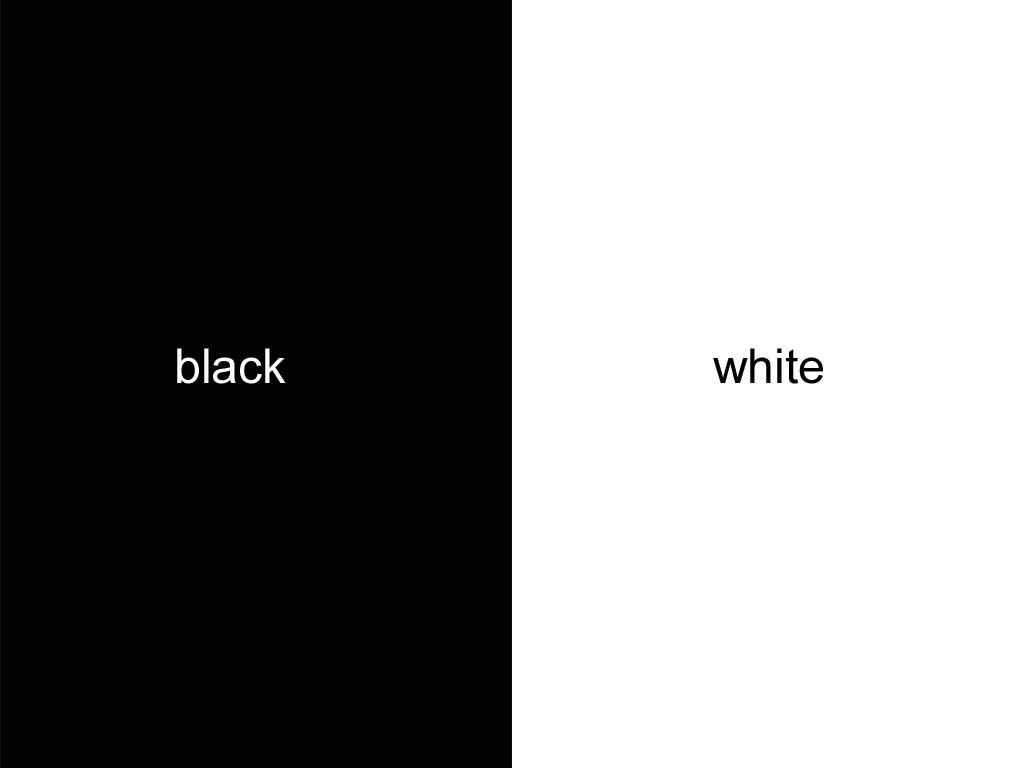
#> input picture imag1_1.jpg, 1024 x 768 px
$ python 09_Bitwise_Operations.py
#> lines starting #> are read from the running program, lines starting #| are printed output that depends on the picture
import cv2
import  numpy as np

img1 = np.zeros((250,500,3), np.uint8)
img1 = cv2.rectangle(img1,(200,0),(300,100),(255,255,255),-1)
img2 = cv2.imread("imag1_1.jpg")
#> img2 is the input picture: shape (768, 1024, 3); min 0, max 255, mean 128

img1 = cv2.resize(img1,(512,512))
img2 = cv2.resize(img2,(512,512))
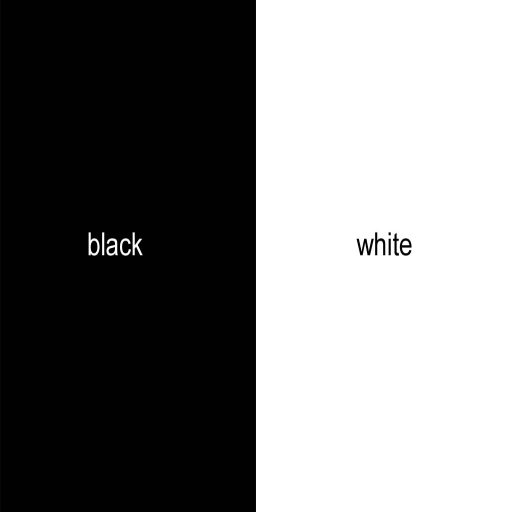
#> img2: shape (512, 512, 3); min 0, max 255, mean 128
# bitAnd = cv2.bitwise_and(img2,img1)
# bitOr = cv2.bitwise_or(img2,img1)
# bitxor = cv2.bitwise_xor(img2,img1)
bitNot1 = cv2.bitwise_not(img1)
bitNot2 = cv2.bitwise_not(img2)
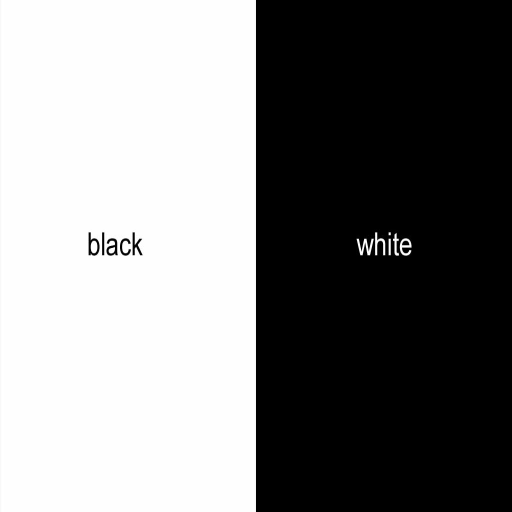
#> bitNot2: shape (512, 512, 3); min 0, max 255, mean 127

cv2.imshow("img1", img1)
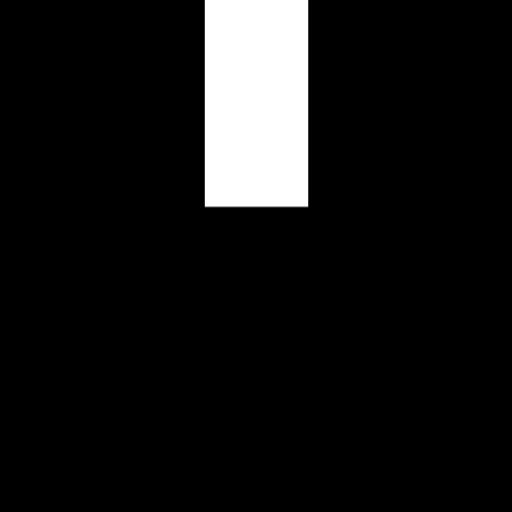
#> window 'img1': shape (512, 512, 3); min 0, max 255, mean 20.8
cv2.imshow("img2", img2)
cv2.imshow('bitNot1', bitNot1)
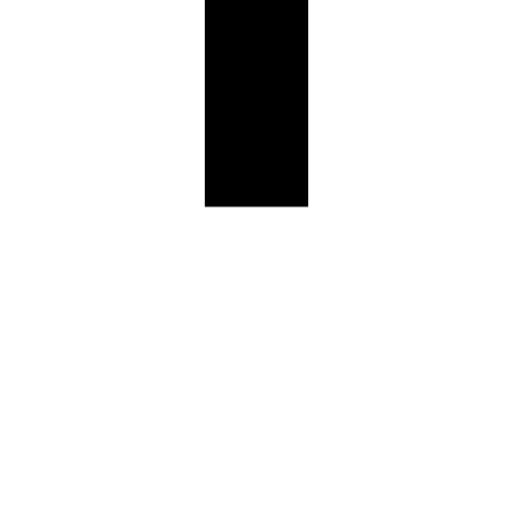
#> window 'bitNot1': shape (512, 512, 3); min 0, max 255, mean 234.2
cv2.imshow('bitNot2', bitNot2)

cv2.waitKey(0)
cv2.destroyAllWindows()
